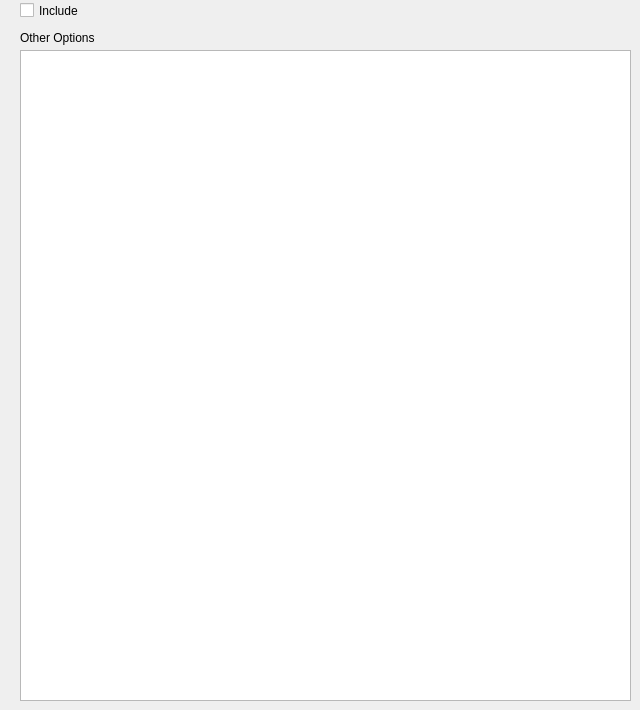
        <widget class="QWidget" name="ml_tab">
         <property name="secname" stdset="0">
          <string>mlsection</string>
         </property>
         <property name="func" stdset="0">
          <string>find_ml_cntrls</string>
         </property>
         <property name="ctl_list" stdset="0">
          <string>ml_control</string>
         </property>
         <property name="sec_chk" stdset="0">
          <string>ml_inc</string>
         </property>
         <property name="sec_str" stdset="0">
          <string>ML-BASIS</string>
         </property>
         <attribute name="title">
          <string>ML-Basis</string>
         </attribute>
         <widget class="QCheckBox" name="ml_inc">
          <property name="geometry">
           <rect>
            <x>20</x>
            <y>0</y>
            <width>85</width>
            <height>21</height>
           </rect>
          </property>
          <property name="toolTip">
           <string>Check if you want section to be included</string>
          </property>
          <property name="text">
           <string>Include</string>
          </property>
          <property name="checked">
           <bool>false</bool>
          </property>
         </widget>
         <widget class="QTextEdit" name="ml_free_text">
          <property name="geometry">
           <rect>
            <x>20</x>
            <y>50</y>
            <width>611</width>
            <height>651</height>
           </rect>
          </property>
          <property name="toolTip">
           <string>&lt;html&gt;&lt;head/&gt;&lt;body&gt;&lt;p&gt;Space for free text to enter other options&lt;/p&gt;&lt;/body&gt;&lt;/html&gt;</string>
          </property>
          <property name="quantp" stdset="0">
           <string>free</string>
          </property>
         </widget>
         <widget class="QLabel" name="dirfre_lab_3">
          <property name="geometry">
           <rect>
            <x>20</x>
            <y>30</y>
            <width>101</width>
            <height>16</height>
           </rect>
          </property>
          <property name="text">
           <string>Other Options</string>
          </property>
         </widget>
        </widget>
